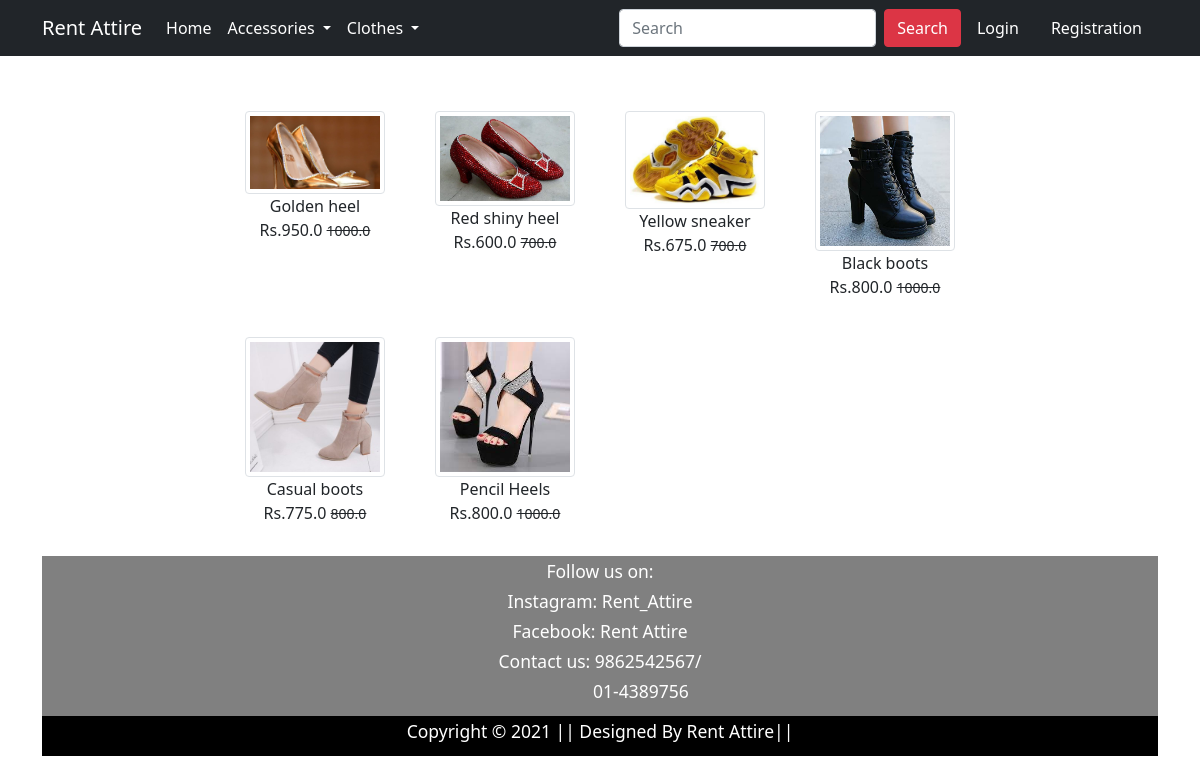
/shoes/, run on the app's committed database.
### app/models.py (models this page shows, shortened)
class Product(models.Model):
    title = models.CharField(max_length=100)
    renting_price = models.FloatField()
    discounted_price = models.FloatField()
    description = models.TextField()
    category = models.CharField(choices = CATEGORY_CHOICES, max_length=2)
    materialandcare = models.TextField(null=True)
    product_image = models.ImageField(upload_to='producting')

### app/views.py (the view)
# urls.py: path('shoes/', views.shoes, name='shoes'),
def shoes(request):
    totalitem = 0
    shoes = Product.objects.filter(category = 'S')
    if request.user.is_authenticated:
             totalitem = len(Cart.objects.filter(user=request.user))
    return render(request, 'app/shoes.html',{'shoes':shoes, 'totalitem':totalitem})

### app/templates/app/shoes.html (shortened to what this page needs)
{% extends 'app/base.html' %}
{% load static %}
{% block main-content %}
<div class="container my-5">
 <div class="row">
  <div class="col-sm-2">
  </div>
  <div class="col-sm-8">
      <div class="row">
        {% for product in shoes %}
        <div class= "col-sm-3 text-center mb-4">
          <a href= "{% url 'product-detail' product.id %}"
            class= "btn">
             <div class ="item">
                <img src="{{product.product_image.url}}" alt="" class="img-fluid img-thumbnail">
               <div class = "fw-blod">{{product.title}}</div>
               <div class = "fw-blod">Rs.{{product.discounted_price}}
                 <small class ="fw-light text-decoration-line-through">{{product.renting_price}}</small>
               </div>
             </div>
              </a>
        </div>
        {% endfor %}
  </div>
 </div>
</div>
{% endblock main-content %}

### data on the page
Product: product_image (picture), title "Golden heel", discounted_price "950.0", renting_price "1000.0"
Product: product_image (picture), title "Red shiny heel", discounted_price "600.0", renting_price "700.0"
Product: product_image (picture), title "Yellow sneaker", discounted_price "675.0", renting_price "700.0"
Product: product_image (picture), title "Black boots", discounted_price "800.0", renting_price "1000.0"
Product: product_image (picture), title "Casual boots", discounted_price "775.0", renting_price "800.0"
Product: product_image (picture), title "Pencil Heels", discounted_price "800.0", renting_price "1000.0"
